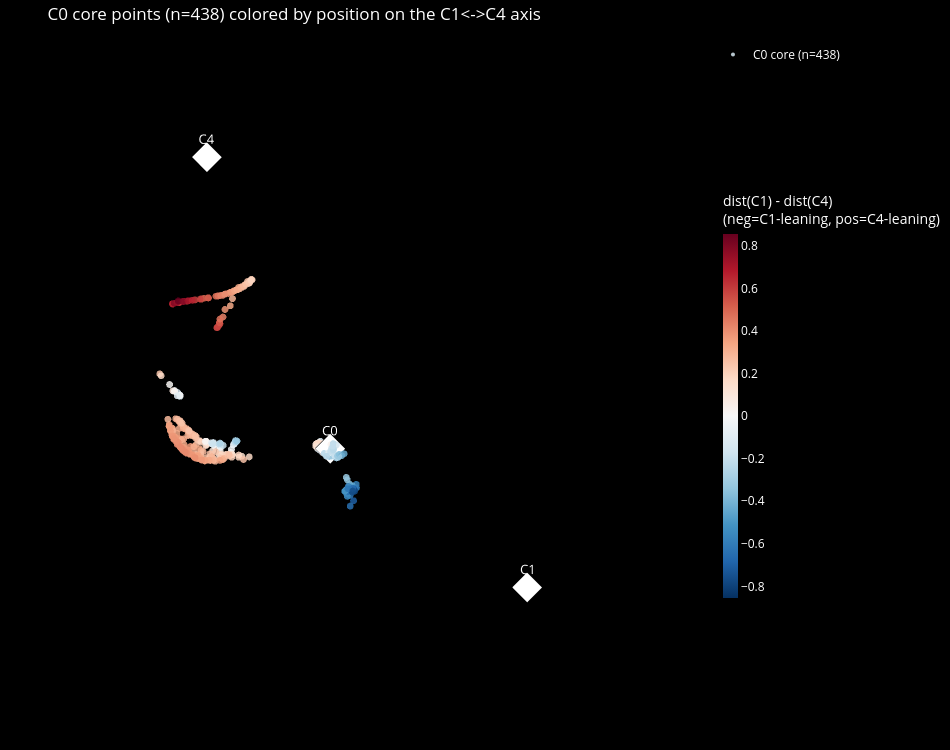

The notebook cell this image was saved under:
### Code cell
c0_core_mask = core_mask & (labels_np == 0)
c0_core_idx  = np.where(c0_core_mask)[0]

c0_latents = latents_np[c0_core_idx]
dist_to_C1 = np.linalg.norm(c0_latents - centroids_np[1], axis=1)
dist_to_C4 = np.linalg.norm(c0_latents - centroids_np[4], axis=1)

# negative = closer to C1 (disc-leaning), positive = closer to C4 (branch-leaning)
axis_value = dist_to_C1 - dist_to_C4

c0_embedding = reducer_3d.transform(c0_latents)  # same fitted reducer, no refit

fig_grad = go.Figure()

fig_grad.add_trace(go.Scatter3d(x=c0_embedding[:, 0], y=c0_embedding[:, 1], z=c0_embedding[:, 2], mode='markers',
    marker=dict(size=4, color=axis_value, colorscale='RdBu_r', cmid=0,
        colorbar=dict(title='dist(C1) - dist(C4)<br>(neg=C1-leaning, pos=C4-leaning)', thickness=15, len=0.6), opacity=0.85),
    name=f'C0 core (n={len(c0_core_idx)})', hovertemplate='idx=%{customdata}<br>axis=%{marker.color:.2f}<extra></extra>',
                                customdata=c0_core_idx))

# C0 / C1 / C4 centroids shown for reference
for k, label in [(0, 'C0'), (1, 'C1'), (4, 'C4')]:
    cen = reducer_3d.transform(centroids_np[k:k+1])[0]
    fig_grad.add_trace(go.Scatter3d(x=[cen[0]], y=[cen[1]], z=[cen[2]], mode='markers+text',
        marker=dict(size=10, color='white', symbol='diamond', line=dict(color='black', width=1.5)),
        text=[label], textposition='top center', textfont=dict(size=13, color='white'), showlegend=False))

fig_grad.update_layout(
    title=f"C0 core points (n={len(c0_core_idx)}) colored by position on the C1<->C4 axis",
    scene=dict(xaxis=dict(visible=False), yaxis=dict(visible=False), zaxis=dict(visible=False),
        bgcolor='#000000'), paper_bgcolor='#000000', font=dict(color='white'), width=950, height=750, margin=dict(l=0, r=0, t=40, b=0))
fig_grad.show()

print(f"axis_value range: [{axis_value.min():.2f}, {axis_value.max():.2f}]")
print(f"axis_value std:    {axis_value.std():.3f}")

### Figure 1 — Plotly figure (JSON) as saved in the notebook; plotly's stock layout.template omitted (floating-point values rounded to 4 significant figures; data arrays with more than 128 entries replaced by an {"elided": "..."} marker saying what was removed)
{"data": [{"customdata": {"elided": "438 int values"}, "hovertemplate": "idx=%{customdata}<br>axis=%{marker.color:.2f}<extra></extra>", "marker": {"cmid": 0, "color": {"elided": "438 float values"}, "colorbar": {"len": 0.6, "thickness": 15, "title": {"text": "dist(C1) - dist(C4)<br>(neg=C1-leaning, pos=C4-leaning)"}}, "colorscale": [[0, "rgb(5,48,97)"], [0.1, "rgb(33,102,172)"], [0.2, "rgb(67,147,195)"], [0.3, "rgb(146,197,222)"], [0.4, "rgb(209,229,240)"], [0.5, "rgb(247,247,247)"], [0.6, "rgb(253,219,199)"], [0.7, "rgb(244,165,130)"], [0.8, "rgb(214,96,77)"], [0.9, "rgb(178,24,43)"], [1, "rgb(103,0,31)"]], "opacity": 0.85, "size": 4}, "mode": "markers", "name": "C0 core (n=438)", "type": "scatter3d", "x": {"elided": "438 float values"}, "y": {"elided": "438 float values"}, "z": {"elided": "438 float values"}}, {"marker": {"color": "white", "line": {"color": "black", "width": 1.5}, "size": 10, "symbol": "diamond"}, "mode": "markers+text", "showlegend": false, "text": ["C0"], "textfont": {"color": "white", "size": 13}, "textposition": "top center", "type": "scatter3d", "x": [6.903], "y": [6.018], "z": [4.277]}, {"marker": {"color": "white", "line": {"color": "black", "width": 1.5}, "size": 10, "symbol": "diamond"}, "mode": "markers+text", "showlegend": false, "text": ["C1"], "textfont": {"color": "white", "size": 13}, "textposition": "top center", "type": "scatter3d", "x": [4.199], "y": [10.55], "z": [0.6751]}, {"marker": {"color": "white", "line": {"color": "black", "width": 1.5}, "size": 10, "symbol": "diamond"}, "mode": "markers+text", "showlegend": false, "text": ["C4"], "textfont": {"color": "white", "size": 13}, "textposition": "top center", "type": "scatter3d", "x": [10.93], "y": [7.682], "z": [13.15]}], "layout": {"font": {"color": "white"}, "height": 750, "margin": {"b": 0, "l": 0, "r": 0, "t": 40}, "paper_bgcolor": "#000000", "scene": {"bgcolor": "#000000", "xaxis": {"visible": false}, "yaxis": {"visible": false}, "zaxis": {"visible": false}}, "title": {"text": "C0 core points (n=438) colored by position on the C1<->C4 axis"}, "width": 950}}
